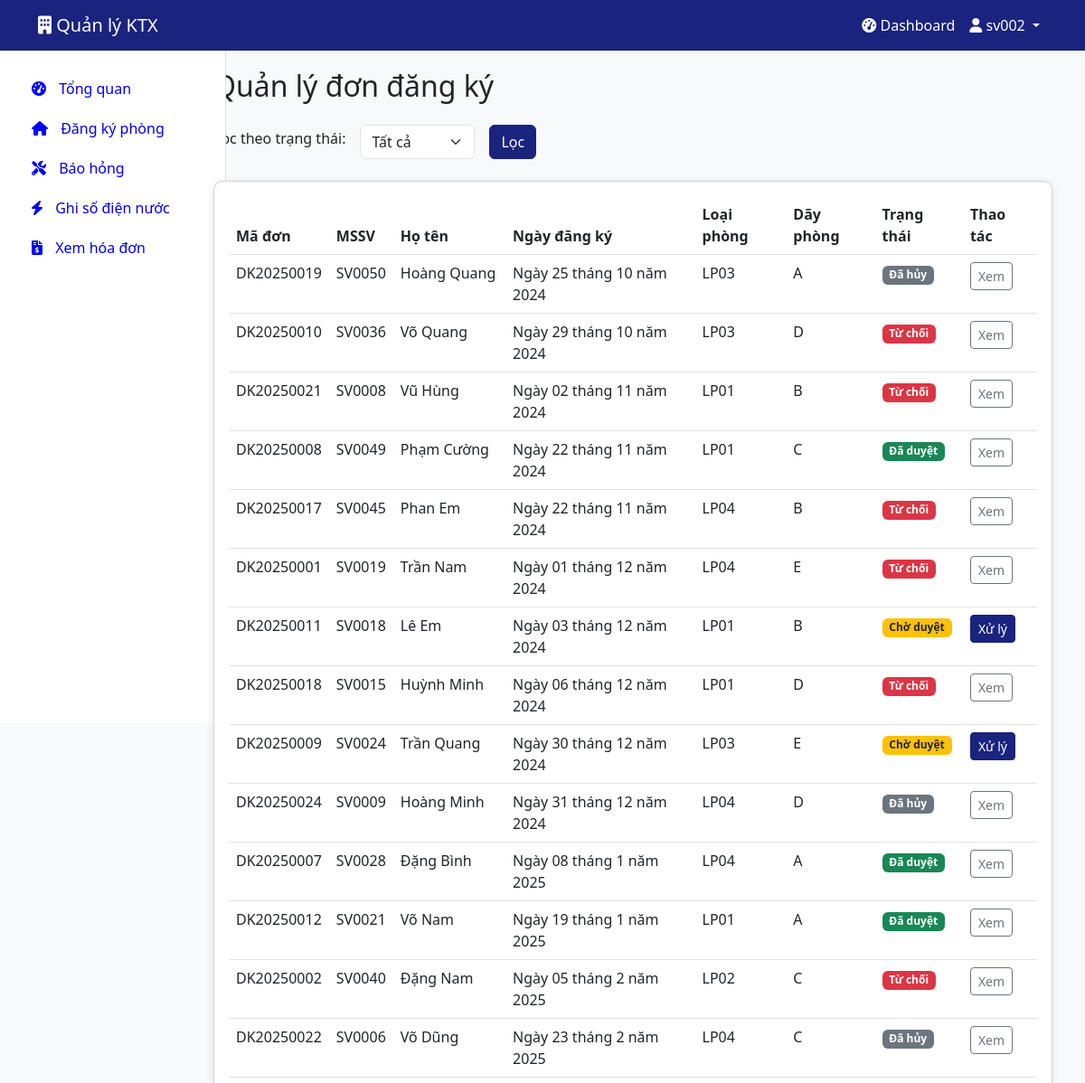
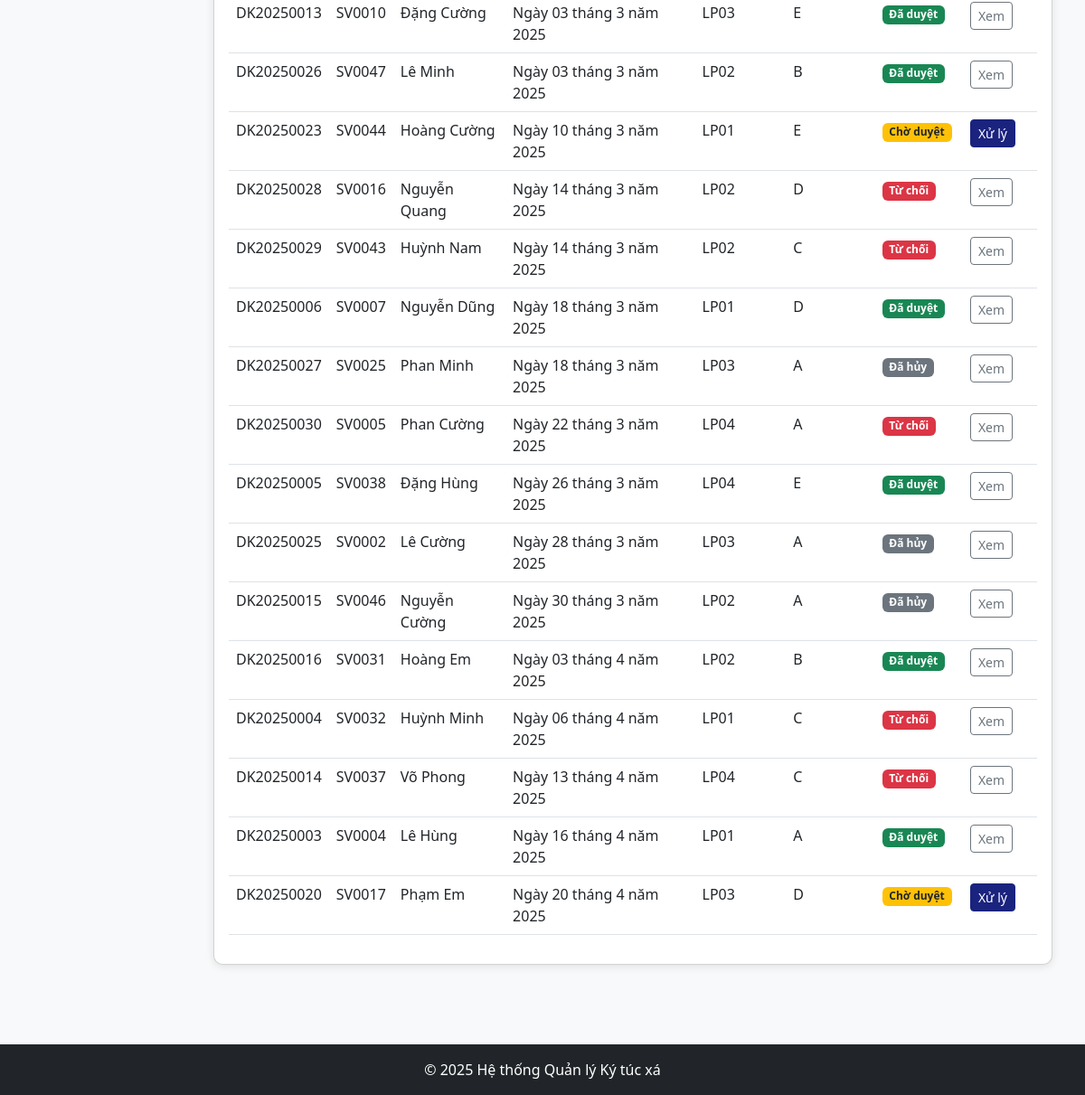
/quan-ly-don-dang-ky/ (signed in), run on the app's committed database (2 pictures, top to bottom).
### dormitory/models.py (models this page shows, shortened)
class DonDangKy(models.Model):
    ma_don = models.CharField(max_length=20, primary_key=True)
    mssv = models.ForeignKey(SinhVien, on_delete=models.CASCADE)
    ngay_dang_ky = models.DateField()
    trang_thai = models.CharField(max_length=20)
    loai_phong = models.CharField(max_length=20)
    day_phong = models.CharField(max_length=20)

class SinhVien(models.Model):
    mssv = models.CharField(max_length=20, primary_key=True)
    ho_ten = models.CharField(max_length=50)
    cccd = models.CharField(max_length=12)
    ngay_sinh = models.DateField()
    gioi_tinh = models.BooleanField()
    que_quan = models.CharField(max_length=100)
    trang_thai = models.CharField(max_length=20)
    so_phong = models.CharField(max_length=20)
    so_giuong = models.IntegerField()
    tai_khoan = models.OneToOneField(TaiKhoan, on_delete=models.CASCADE)

### dormitory/views.py (the view)
# urls.py: path('quan-ly-don-dang-ky/', views.quan_ly_don_dang_ky, name='quan_ly_don_dang_ky'),
@login_required
def quan_ly_don_dang_ky(request):
    trang_thai = request.GET.get('trang_thai', '')
    don_dang_ky_list = DonDangKy.objects.all()
    if trang_thai:
        don_dang_ky_list = don_dang_ky_list.filter(trang_thai=trang_thai)
    don_dang_ky_list = don_dang_ky_list.order_by('ngay_dang_ky')
    return render(request, 'dormitory/quan_ly_don_dang_ky.html', {
        'don_dang_ky_list': don_dang_ky_list,
        'trang_thai': trang_thai,
        'role': TaiKhoan.objects.get(user=request.user).role
    })

### dormitory/templates/dormitory/quan_ly_don_dang_ky.html (shortened to what this page needs)
{% extends 'base.html' %}
{% block content %}
<div class="container">
    <h2 class="mb-4">Quản lý đơn đăng ký</h2>
    <div class="mb-4">
        <form method="get" class="row g-3 align-items-center">
            <div class="col-auto">
                <label for="trang_thai" class="form-label">Lọc theo trạng thái:</label>
            </div>
            <div class="col-auto">
                <select name="trang_thai" id="trang_thai" class="form-select">
                    <option value="" {% if not trang_thai %}selected{% endif %}>Tất cả</option>
                </select>
            </div>
            <div class="col-auto">
                <button type="submit" class="btn btn-primary">Lọc</button>
            </div>
        </form>
    </div>
    <div class="card">
        <div class="card-body">
            <div class="table-responsive">
                <table class="table table-hover" id="donDangKyTable">
                    <thead>
                        <tr>
                            <th>Mã đơn</th>
                            <th>MSSV</th>
                            <th>Họ tên</th>
                            <th>Ngày đăng ký</th>
                            <th>Loại phòng</th>
                            <th>Dãy phòng</th>
                            <th>Trạng thái</th>
                            <th>Thao tác</th>
                        </tr>
                    </thead>
                    <tbody>
                        {% for don in don_dang_ky_list %}
                            <tr>
                                <td>{{ don.ma_don }}</td>
                                <td>{{ don.mssv.mssv }}</td>
                                <td>{{ don.mssv.ho_ten }}</td>
                                <td>{{ don.ngay_dang_ky }}</td>
                                <td>{{ don.loai_phong }}</td>
                                <td>{{ don.day_phong }}</td>
                                <td>
                                    {% if don.trang_thai == 'Chờ duyệt' %}
                                        <span class="badge bg-warning text-dark">{{ don.trang_thai }}</span>
                                    {% elif don.trang_thai == 'Đã duyệt' %}
                                        <span class="badge bg-success">{{ don.trang_thai }}</span>
                                    {% elif don.trang_thai == 'Từ chối' %}
                                        <span class="badge bg-danger">{{ don.trang_thai }}</span>
                                    {% else %}
                                        <span class="badge bg-secondary">{{ don.trang_thai }}</span>
                                    {% endif %}
                                </td>
                                <td>
                                    {% if don.trang_thai == 'Chờ duyệt' %}
                                        <a href="{% url 'xu_ly_don_dang_ky' ma_don=don.ma_don %}" class="btn btn-sm btn-primary">Xử lý</a>
                                    {% else %}
                                        <a href="{% url 'xu_ly_don_dang_ky' ma_don=don.ma_don %}" class="btn btn-sm btn-outline-secondary">Xem</a>
                                    {% endif %}
                                </td>
                            </tr>
                        {% empty %}
                            <tr>
                                <td colspan="8" class="text-center">Không có đơn đăng ký nào.</td>
                            </tr>
                        {% endfor %}
                    </tbody>
                </table>
            </div>
        </div>
    </div>
</div>
{% endblock %}

### dormitory/templates/base.html (shortened to what this page needs)
<!DOCTYPE html>
<html lang="vi">
<head>
    <link href="https://cdn.jsdelivr.net/npm/bootstrap@5.3.0/dist/css/bootstrap.min.css" rel="stylesheet">
    <link rel="stylesheet" href="https://cdnjs.cloudflare.com/ajax/libs/font-awesome/6.0.0/css/all.min.css">
</head>
<body>
    <nav class="navbar navbar-expand-lg navbar-dark sticky-top">
        <div class="container">
            <a class="navbar-brand" href="{% url 'home' %}" style="color: white !important;">
                <i class="fas fa-building"></i> Quản lý KTX
            </a>
            <div class="collapse navbar-collapse" id="navbarNav">
                <ul class="navbar-nav ms-auto">
                    {% if user.is_authenticated %}
                        <li class="nav-item">
                            <a class="nav-link" href="{% url 'dashboard' %}">
                                <i class="fas fa-tachometer-alt"></i> Dashboard
                            </a>
                        </li>
                        <li class="nav-item dropdown" >
                            <a class="nav-link dropdown-toggle" href="#" id="navbarDropdown" role="button" data-bs-toggle="dropdown">
                                <i class="fas fa-user"></i> {{ user.username }}
                            </a>
                        </li>
                    {% else %}
                        <li class="nav-item">
                            <a class="nav-link" href="{% url 'login' %}">Đăng nhập</a>
                        </li>
                    {% endif %}
                </ul>
            </div>
        </div>
    </nav>
    <div class="container-fluid">
        <div class="row">
            {% if user.is_authenticated and request.path != '/' %}
                <div class="col-md-3 col-lg-2 d-md-block sidebar">
                    <div class="position-sticky">
                        <ul class="nav flex-column">
                            {% if role == 'manager' %}
                                <li class="nav-item">
                                    <a class="nav-link {% if request.path == '/dashboard/' %}active{% endif %}" href="{% url 'dashboard' %}">
                                        <i class="fas fa-tachometer-alt"></i> Tổng quan
                                    </a>
                                </li>
                                <li class="nav-item">
                                    <a class="nav-link {% if '/quan-ly-don-dang-ky/' in request.path %}active{% endif %}" href="{% url 'quan_ly_don_dang_ky' %}">
                                        <i class="fas fa-clipboard-list"></i> Quản lý đơn đăng ký
                                    </a>
                                </li>
                                <li class="nav-item">
                                    <a class="nav-link {% if '/quan-ly-phong/' in request.path %}active{% endif %}" href="{% url 'quan_ly_phong' %}">
                                        <i class="fas fa-door-open"></i> Quản lý phòng
                                    </a>
                                </li>
                                <li class="nav-item">
                                    <a class="nav-link {% if '/quan-ly-sinh-vien/' in request.path %}active{% endif %}" href="{% url 'quan_ly_sinh_vien' %}">
                                        <i class="fas fa-user-graduate"></i> Quản lý sinh viên
                                    </a>
                                </li>
                                <li class="nav-item">
                                    <a class="nav-link {% if '/quan-ly-bao-hong/' in request.path %}active{% endif %}" href="{% url 'quan_ly_bao_hong' %}">
                                        <i class="fas fa-tools"></i> Quản lý báo hỏng
                                    </a>
                                </li>
                                <li class="nav-item">
                                    <a class="nav-link {% if '/quan-ly-hoa-don/' in request.path %}active{% endif %}" href="{% url 'quan_ly_hoa_don' %}">
                                        <i class="fas fa-file-invoice-dollar"></i> Quản lý hóa đơn
                                    </a>
                                </li>
                                <li class="nav-item">
                                    <a class="nav-link {% if '/quan-ly-vi-pham/' in request.path %}active{% endif %}" href="{% url 'quan_ly_vi_pham' %}">
                                        <i class="fas fa-exclamation-triangle"></i> Quản lý vi phạm
                                    </a>
                                </li>
                                <li class="nav-item">
                                    <a class="nav-link {% if '/quan-ly-dien-nuoc/' in request.path %}active{% endif %}" href="{% url 'quan_ly_dien_nuoc' %}">
                                        <i class="fas fa-bolt"></i> Quản lý điện nước
                                    </a>
                                <li class="nav-item">
                                    <a class="nav-link {% if '/quan-ly-hop-dong/' in request.path %}active{% endif %}" href="{% url 'quan_ly_hop_dong' %}">
                                        <i class="fas fa-handshake"></i> Quản lý hợp đồng
                                    </a>
                                </li>
                            {% elif role == 'student' %}
                                <li class="nav-item">
                                    <a class="nav-link {% if request.path == '/dashboard/' %}active{% endif %}" href="{% url 'dashboard' %}">
                                        <i class="fas fa-tachometer-alt"></i> Tổng quan
                                    </a>
                                </li>
                                <li class="nav-item">
                                    <a class="nav-link {% if '/dang-ky-phong/' in request.path %}active{% endif %}" href="{% url 'dang_ky_phong' %}">
                                        <i class="fas fa-home"></i> Đăng ký phòng
                                    </a>
                                </li>
                                <li class="nav-item">
                                    <a class="nav-link {% if '/bao-hong/' in request.path %}active{% endif %}" href="{% url 'bao_hong' %}">
                                        <i class="fas fa-tools"></i> Báo hỏng
                                    </a>
                                </li>
                                <li class="nav-item">
                                    <a class="nav-link {% if '/ghi-so-dien-nuoc/' in request.path %}active{% endif %}" href="{% url 'ghi_so_dien_nuoc_sinh_vien' %}">
                                        <i class="fas fa-bolt"></i> Ghi số điện nước
                                    </a>
                                </li>
                                <li class="nav-item">
                                    <a class="nav-link {% if '/xem-hoa-don/' in request.path %}active{% endif %}" href="{% url 'xem_hoa_don' %}">
                                        <i class="fas fa-file-invoice-dollar"></i> Xem hóa đơn
                                    </a>
                                </li>
                            {% endif %}
                        </ul>
                    </div>
                </div>
                <main class="col-md-9 ms-sm-auto col-lg-10 px-md-4 main-content">
            {% else %}
                <main class="col-12 px-md-4">
            {% endif %}
                {% block content %}{% endblock %}
            </main>
        </div>
    </div>
    <footer class="bg-dark text-white text-center py-3 mt-5">
        <div class="container">
            <p class="mb-0">&copy; 2025 Hệ thống Quản lý Ký túc xá</p>
        </div>
    </footer>
</body>
</html>

### dormitory/templates/base.html (style rules this page uses)
body { font-family: 'Segoe UI', Tahoma, Geneva, Verdana, sans-serif; background-color: #f8f9fa; }
.navbar { background-color: #1a237e; }
.navbar-brand, .nav-link { color: blue !important; }
.navbar .nav-link { color: white !important; }
.sidebar { background-color: #fff; border-right: 1px solid #ddd; height: calc(100vh - 56px); position: fixed; top: 56px; left: 0; width: 250px; padding-top: 20px; overflow-y: auto; }
.sidebar .nav-link { color: #333; padding: 10px 20px; border-left: 3px solid transparent; transition: all 0.3s ease; }
.sidebar .nav-link i { margin-right: 10px; }
.main-content { margin-left: 250px; padding: 20px; }
.card { border-radius: 10px; box-shadow: 0 2px 10px rgba(0, 0, 0, 0.1); margin-bottom: 20px; }
.btn-primary { background-color: #1a237e; border-color: #1a237e; }

### data on the page
DonDangKy: ma_don "DK20250019", mssv.mssv "SV0050", mssv.ho_ten "Hoàng Quang", ngay_dang_ky "Ngày 25 tháng 10 năm 2024", loai_phong "LP03", day_phong "A", trang_thai "Đã hủy", shows "Xem"
DonDangKy: ma_don "DK20250010", mssv.mssv "SV0036", mssv.ho_ten "Võ Quang", ngay_dang_ky "Ngày 29 tháng 10 năm 2024", loai_phong "LP03", day_phong "D", trang_thai "Từ chối", shows "Xem"
DonDangKy: ma_don "DK20250021", mssv.mssv "SV0008", mssv.ho_ten "Vũ Hùng", ngay_dang_ky "Ngày 02 tháng 11 năm 2024", loai_phong "LP01", day_phong "B", trang_thai "Từ chối", shows "Xem"
DonDangKy: ma_don "DK20250008", mssv.mssv "SV0049", mssv.ho_ten "Phạm Cường", ngay_dang_ky "Ngày 22 tháng 11 năm 2024", loai_phong "LP01", day_phong "C", trang_thai "Đã duyệt", shows "Xem"
DonDangKy: ma_don "DK20250017", mssv.mssv "SV0045", mssv.ho_ten "Phan Em", ngay_dang_ky "Ngày 22 tháng 11 năm 2024", loai_phong "LP04", day_phong "B", trang_thai "Từ chối", shows "Xem"
DonDangKy: ma_don "DK20250001", mssv.mssv "SV0019", mssv.ho_ten "Trần Nam", ngay_dang_ky "Ngày 01 tháng 12 năm 2024", loai_phong "LP04", day_phong "E", trang_thai "Từ chối", shows "Xem"
DonDangKy: ma_don "DK20250011", mssv.mssv "SV0018", mssv.ho_ten "Lê Em", ngay_dang_ky "Ngày 03 tháng 12 năm 2024", loai_phong "LP01", day_phong "B", trang_thai "Chờ duyệt", shows "Xử lý"
DonDangKy: ma_don "DK20250018", mssv.mssv "SV0015", mssv.ho_ten "Huỳnh Minh", ngay_dang_ky "Ngày 06 tháng 12 năm 2024", loai_phong "LP01", day_phong "D", trang_thai "Từ chối", shows "Xem"
DonDangKy: ma_don "DK20250009", mssv.mssv "SV0024", mssv.ho_ten "Trần Quang", ngay_dang_ky "Ngày 30 tháng 12 năm 2024", loai_phong "LP03", day_phong "E", trang_thai "Chờ duyệt", shows "Xử lý"
DonDangKy: ma_don "DK20250024", mssv.mssv "SV0009", mssv.ho_ten "Hoàng Minh", ngay_dang_ky "Ngày 31 tháng 12 năm 2024", loai_phong "LP04", day_phong "D", trang_thai "Đã hủy", shows "Xem"
DonDangKy: ma_don "DK20250007", mssv.mssv "SV0028", mssv.ho_ten "Đặng Bình", ngay_dang_ky "Ngày 08 tháng 1 năm 2025", loai_phong "LP04", day_phong "A", trang_thai "Đã duyệt", shows "Xem"
DonDangKy: ma_don "DK20250012", mssv.mssv "SV0021", mssv.ho_ten "Võ Nam", ngay_dang_ky "Ngày 19 tháng 1 năm 2025", loai_phong "LP01", day_phong "A", trang_thai "Đã duyệt", shows "Xem"
DonDangKy: ma_don "DK20250002", mssv.mssv "SV0040", mssv.ho_ten "Đặng Nam", ngay_dang_ky "Ngày 05 tháng 2 năm 2025", loai_phong "LP02", day_phong "C", trang_thai "Từ chối", shows "Xem"
DonDangKy: ma_don "DK20250022", mssv.mssv "SV0006", mssv.ho_ten "Võ Dũng", ngay_dang_ky "Ngày 23 tháng 2 năm 2025", loai_phong "LP04", day_phong "C", trang_thai "Đã hủy", shows "Xem"
DonDangKy: ma_don "DK20250013", mssv.mssv "SV0010", mssv.ho_ten "Đặng Cường", ngay_dang_ky "Ngày 03 tháng 3 năm 2025", loai_phong "LP03", day_phong "E", trang_thai "Đã duyệt", shows "Xem"
DonDangKy: ma_don "DK20250026", mssv.mssv "SV0047", mssv.ho_ten "Lê Minh", ngay_dang_ky "Ngày 03 tháng 3 năm 2025", loai_phong "LP02", day_phong "B", trang_thai "Đã duyệt", shows "Xem"
DonDangKy: ma_don "DK20250023", mssv.mssv "SV0044", mssv.ho_ten "Hoàng Cường", ngay_dang_ky "Ngày 10 tháng 3 năm 2025", loai_phong "LP01", day_phong "E", trang_thai "Chờ duyệt", shows "Xử lý"
DonDangKy: ma_don "DK20250028", mssv.mssv "SV0016", mssv.ho_ten "Nguyễn Quang", ngay_dang_ky "Ngày 14 tháng 3 năm 2025", loai_phong "LP02", day_phong "D", trang_thai "Từ chối", shows "Xem"
DonDangKy: ma_don "DK20250029", mssv.mssv "SV0043", mssv.ho_ten "Huỳnh Nam", ngay_dang_ky "Ngày 14 tháng 3 năm 2025", loai_phong "LP02", day_phong "C", trang_thai "Từ chối", shows "Xem"
DonDangKy: ma_don "DK20250006", mssv.mssv "SV0007", mssv.ho_ten "Nguyễn Dũng", ngay_dang_ky "Ngày 18 tháng 3 năm 2025", loai_phong "LP01", day_phong "D", trang_thai "Đã duyệt", shows "Xem"
DonDangKy: ma_don "DK20250027", mssv.mssv "SV0025", mssv.ho_ten "Phan Minh", ngay_dang_ky "Ngày 18 tháng 3 năm 2025", loai_phong "LP03", day_phong "A", trang_thai "Đã hủy", shows "Xem"
DonDangKy: ma_don "DK20250030", mssv.mssv "SV0005", mssv.ho_ten "Phan Cường", ngay_dang_ky "Ngày 22 tháng 3 năm 2025", loai_phong "LP04", day_phong "A", trang_thai "Từ chối", shows "Xem"
DonDangKy: ma_don "DK20250005", mssv.mssv "SV0038", mssv.ho_ten "Đặng Hùng", ngay_dang_ky "Ngày 26 tháng 3 năm 2025", loai_phong "LP04", day_phong "E", trang_thai "Đã duyệt", shows "Xem"
DonDangKy: ma_don "DK20250025", mssv.mssv "SV0002", mssv.ho_ten "Lê Cường", ngay_dang_ky "Ngày 28 tháng 3 năm 2025", loai_phong "LP03", day_phong "A", trang_thai "Đã hủy", shows "Xem"
DonDangKy: ma_don "DK20250015", mssv.mssv "SV0046", mssv.ho_ten "Nguyễn Cường", ngay_dang_ky "Ngày 30 tháng 3 năm 2025", loai_phong "LP02", day_phong "A", trang_thai "Đã hủy", shows "Xem"
DonDangKy: ma_don "DK20250016", mssv.mssv "SV0031", mssv.ho_ten "Hoàng Em", ngay_dang_ky "Ngày 03 tháng 4 năm 2025", loai_phong "LP02", day_phong "B", trang_thai "Đã duyệt", shows "Xem"
DonDangKy: ma_don "DK20250004", mssv.mssv "SV0032", mssv.ho_ten "Huỳnh Minh", ngay_dang_ky "Ngày 06 tháng 4 năm 2025", loai_phong "LP01", day_phong "C", trang_thai "Từ chối", shows "Xem"
DonDangKy: ma_don "DK20250014", mssv.mssv "SV0037", mssv.ho_ten "Võ Phong", ngay_dang_ky "Ngày 13 tháng 4 năm 2025", loai_phong "LP04", day_phong "C", trang_thai "Từ chối", shows "Xem"
DonDangKy: ma_don "DK20250003", mssv.mssv "SV0004", mssv.ho_ten "Lê Hùng", ngay_dang_ky "Ngày 16 tháng 4 năm 2025", loai_phong "LP01", day_phong "A", trang_thai "Đã duyệt", shows "Xem"
DonDangKy: ma_don "DK20250020", mssv.mssv "SV0017", mssv.ho_ten "Phạm Em", ngay_dang_ky "Ngày 20 tháng 4 năm 2025", loai_phong "LP03", day_phong "D", trang_thai "Chờ duyệt", shows "Xử lý"

### other printed values
{{ user.username }} "sv002"
